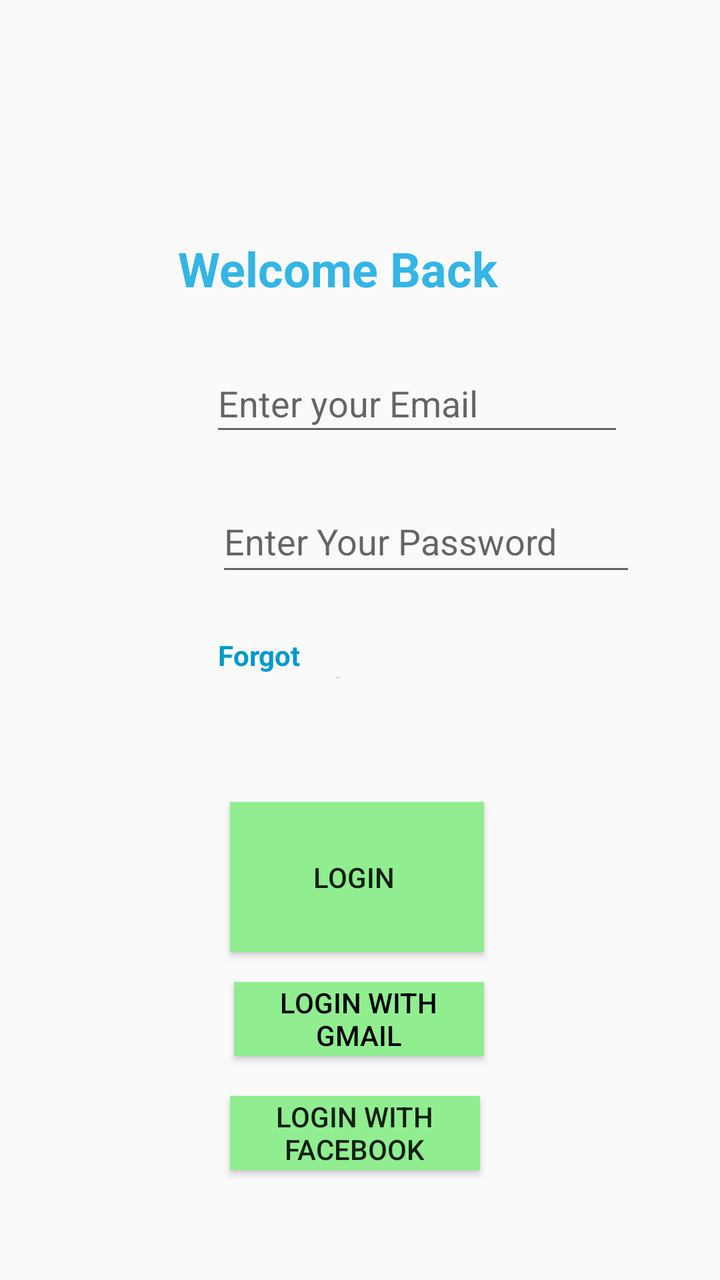
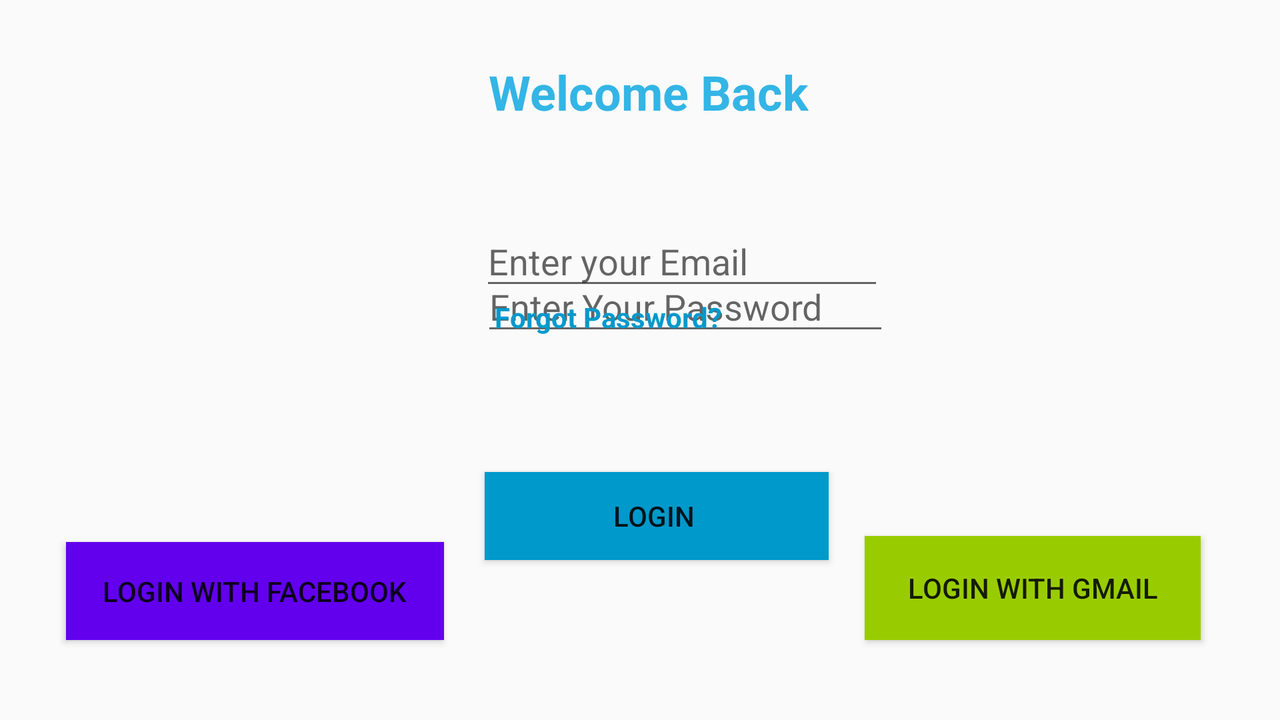

Two renders of one Android screen. The first uses the default layout on a phone; the second uses the alternative layout the repository ships for a different screen configuration, on a matching device. The two XML files are below.
<!-- AndroidManifest.xml: application theme AppTheme -->
<!-- res/layout/activity_login.xml -->
<?xml version="1.0" encoding="utf-8"?>
<RelativeLayout xmlns:android="http://schemas.android.com/apk/res/android"
    xmlns:app="http://schemas.android.com/apk/res-auto"
    xmlns:tools="http://schemas.android.com/tools"
    android:layout_width="match_parent"
    android:layout_height="match_parent"
    tools:context=".Login">

    <TextView
        android:id="@+id/textView"
        android:layout_width="182dp"
        android:layout_height="68dp"
        android:layout_alignParentBottom="true"
        android:layout_centerHorizontal="true"
        android:layout_marginBottom="454dp"
        android:text="Welcome Back"
        android:textColor="@android:color/holo_blue_light"
        android:textSize="24sp"
        android:textStyle="bold"
        app:layout_constraintBottom_toBottomOf="parent"
        app:layout_constraintEnd_toEndOf="parent"
        app:layout_constraintHorizontal_bias="0.524"
        app:layout_constraintLeft_toLeftOf="parent"
        app:layout_constraintRight_toRightOf="parent"
        app:layout_constraintStart_toStartOf="parent"
        app:layout_constraintTop_toTopOf="parent"
        app:layout_constraintVertical_bias="0.063" />

    <EditText
        android:id="@+id/email"
        android:layout_width="207dp"
        android:layout_height="46dp"
        android:layout_alignParentStart="true"
        android:layout_alignParentLeft="true"
        android:layout_alignParentBottom="true"
        android:layout_centerHorizontal="true"
        android:layout_marginStart="105dp"
        android:layout_marginLeft="105dp"
        android:layout_marginBottom="417dp"
        android:ems="10"
        android:hint="Enter your Email"
        android:inputType="textPersonName"
        app:layout_constraintEnd_toEndOf="parent"
        app:layout_constraintHorizontal_bias="0.563"
        app:layout_constraintStart_toStartOf="parent"
        app:layout_constraintTop_toTopOf="parent" />

    <EditText
        android:id="@+id/password"
        android:layout_width="210dp"
        android:layout_height="48dp"
        android:layout_alignParentStart="true"
        android:layout_alignParentLeft="true"
        android:layout_alignParentBottom="true"
        android:layout_centerHorizontal="true"
        android:layout_marginStart="108dp"
        android:layout_marginLeft="108dp"
        android:layout_marginBottom="347dp"
        android:ems="10"
        android:hint="Enter Your Password"
        android:inputType="textPassword"
        app:layout_constraintBottom_toBottomOf="parent"
        app:layout_constraintEnd_toEndOf="parent"
        app:layout_constraintHorizontal_bias="0.567"
        app:layout_constraintStart_toStartOf="parent"
        app:layout_constraintTop_toTopOf="parent"
        app:layout_constraintVertical_bias="0.369" />

    <TextView
        android:id="@+id/textView3"
        android:layout_width="142dp"
        android:layout_height="21dp"
        android:layout_alignParentStart="true"
        android:layout_alignParentLeft="true"
        android:layout_alignParentEnd="true"
        android:layout_alignParentRight="true"
        android:layout_alignParentBottom="true"
        android:layout_centerVertical="true"
        android:layout_marginStart="109dp"
        android:layout_marginLeft="109dp"
        android:layout_marginEnd="160dp"
        android:layout_marginRight="160dp"
        android:layout_marginBottom="301dp"
        android:text="Forgot Password?"
        android:textColor="@android:color/holo_blue_dark"
        android:textStyle="bold"
        app:layout_constraintBottom_toBottomOf="parent"
        app:layout_constraintEnd_toEndOf="parent"
        app:layout_constraintHorizontal_bias="0.41"
        app:layout_constraintStart_toStartOf="parent" />

    <Button
        android:layout_width="wrap_content"
        android:layout_height="37dp"
        android:layout_alignParentStart="true"
        android:layout_alignParentLeft="true"
        android:layout_alignParentEnd="true"
        android:layout_alignParentRight="true"
        android:layout_alignParentBottom="true"
        android:layout_centerHorizontal="true"
        android:layout_marginStart="115dp"
        android:layout_marginLeft="115dp"
        android:layout_marginEnd="120dp"
        android:layout_marginRight="120dp"
        android:layout_marginBottom="55dp"
        android:background="#90EE90"
        android:onClick="LoginFB"
        android:text="Login with Facebook"
        app:layout_constraintBottom_toBottomOf="parent"
        app:layout_constraintEnd_toEndOf="parent"
        app:layout_constraintHorizontal_bias="0.558"
        app:layout_constraintStart_toStartOf="parent" />

    <Button
        android:id="@+id/loginGmail"
        android:layout_width="wrap_content"
        android:layout_height="37dp"
        android:layout_alignParentStart="true"
        android:layout_alignParentLeft="true"
        android:layout_alignParentEnd="true"
        android:layout_alignParentRight="true"
        android:layout_alignParentBottom="true"
        android:layout_centerHorizontal="true"
        android:layout_marginStart="117dp"
        android:layout_marginLeft="117dp"
        android:layout_marginEnd="118dp"
        android:layout_marginRight="118dp"
        android:layout_marginBottom="112dp"
        android:background="#90EE90"
        android:onClick="LoginGmail"
        android:text="Login with Gmail"
        android:textColor="@android:color/black"
        app:layout_constraintBottom_toBottomOf="parent"
        app:layout_constraintEnd_toEndOf="parent"
        app:layout_constraintHorizontal_bias="0.57"
        app:layout_constraintStart_toStartOf="parent" />

    <Button
        android:id="@+id/buttonLogin"
        android:layout_width="wrap_content"
        android:layout_height="38dp"
        android:layout_alignParentStart="true"
        android:layout_alignParentLeft="true"
        android:layout_alignParentTop="true"
        android:layout_alignParentEnd="true"
        android:layout_alignParentRight="true"
        android:layout_alignParentBottom="true"
        android:layout_centerHorizontal="true"
        android:layout_marginStart="115dp"
        android:layout_marginLeft="115dp"
        android:layout_marginTop="401dp"
        android:layout_marginEnd="118dp"
        android:layout_marginRight="118dp"
        android:layout_marginBottom="164dp"
        android:background="#90EE90"
        android:onClick="Loginn"
        android:soundEffectsEnabled="true"
        android:text="Login " />


</RelativeLayout>
<!-- resources referenced by this layout -->
<resources>
  <style name="AppTheme" parent="Theme.AppCompat.Light.DarkActionBar">
          
          <item name="colorPrimary">@color/colorPrimary</item>
          <item name="colorPrimaryDark">@color/colorPrimaryDark</item>
          <item name="colorAccent">@color/colorAccent</item>
      </style>
</resources>
<!-- res/layout-land/activity_login.xml (the author's variant of the layout above) -->
<!-- drawn on the phone turned sideways -->
<?xml version="1.0" encoding="utf-8"?>
<androidx.constraintlayout.widget.ConstraintLayout xmlns:android="http://schemas.android.com/apk/res/android"
    xmlns:app="http://schemas.android.com/apk/res-auto"
    xmlns:tools="http://schemas.android.com/tools"
    android:layout_width="match_parent"
    android:layout_height="match_parent"
    tools:context=".Login">

    <TextView
        android:id="@+id/textView"
        android:layout_width="186dp"
        android:layout_height="50dp"
        android:text="Welcome Back"
        android:textColor="@android:color/holo_blue_light"
        android:textSize="24sp"
        android:textStyle="bold"
        app:layout_constraintBottom_toBottomOf="parent"
        app:layout_constraintEnd_toEndOf="parent"
        app:layout_constraintHorizontal_bias="0.538"
        app:layout_constraintLeft_toLeftOf="parent"
        app:layout_constraintRight_toRightOf="parent"
        app:layout_constraintStart_toStartOf="parent"
        app:layout_constraintTop_toTopOf="parent"
        app:layout_constraintVertical_bias="0.096" />

    <EditText
        android:id="@+id/email"
        android:layout_width="202dp"
        android:layout_height="42dp"
        android:layout_marginTop="108dp"
        android:ems="10"
        android:hint="Enter your Email"
        android:inputType="textPersonName"
        app:layout_constraintEnd_toEndOf="parent"
        app:layout_constraintHorizontal_bias="0.548"
        app:layout_constraintStart_toStartOf="parent"
        app:layout_constraintTop_toTopOf="parent" />

    <EditText
        android:id="@+id/editText2"
        android:layout_width="204dp"
        android:layout_height="42dp"
        android:ems="10"
        android:hint="Enter Your Password"
        android:inputType="textPassword"
        app:layout_constraintBottom_toBottomOf="parent"
        app:layout_constraintEnd_toEndOf="parent"
        app:layout_constraintHorizontal_bias="0.552"
        app:layout_constraintStart_toStartOf="parent"
        app:layout_constraintTop_toTopOf="parent"
        app:layout_constraintVertical_bias="0.411" />

    <Button
        android:id="@+id/buttonLogin"
        android:layout_width="172dp"
        android:layout_height="44dp"
        android:layout_marginTop="236dp"
        android:background="@android:color/holo_blue_dark"
        android:onClick="Loginn"
        android:soundEffectsEnabled="true"
        android:text="Login "
        app:layout_constraintEnd_toEndOf="parent"
        app:layout_constraintHorizontal_bias="0.518"
        app:layout_constraintStart_toStartOf="parent"
        app:layout_constraintTop_toTopOf="parent" />

    <TextView
        android:id="@+id/textView3"
        android:layout_width="wrap_content"
        android:layout_height="wrap_content"
        android:layout_marginBottom="192dp"
        android:text="Forgot Password?"
        android:textColor="@android:color/holo_blue_dark"
        android:textStyle="bold"
        app:layout_constraintBottom_toBottomOf="parent"
        app:layout_constraintEnd_toEndOf="parent"
        app:layout_constraintHorizontal_bias="0.47"
        app:layout_constraintStart_toStartOf="parent" />

    <TextView
        android:id="@+id/textView4"
        android:layout_width="35dp"
        android:layout_height="29dp"
        android:layout_marginBottom="88dp"
        android:text="OR"
        app:layout_constraintBottom_toBottomOf="parent"
        app:layout_constraintEnd_toEndOf="parent"
        app:layout_constraintHorizontal_bias="0.517"
        app:layout_constraintStart_toStartOf="parent" />

    <Button
        android:id="@+id/button2"
        android:layout_width="189dp"
        android:layout_height="49dp"
        android:layout_marginBottom="40dp"
        android:background="@color/colorPrimary"
        android:onClick="LoginFB"
        android:text="Login with Facebook"
        app:layout_constraintBottom_toBottomOf="parent"
        app:layout_constraintEnd_toEndOf="parent"
        app:layout_constraintHorizontal_bias="0.073"
        app:layout_constraintStart_toStartOf="parent" />

    <Button
        android:id="@+id/button3"
        android:layout_width="168dp"
        android:layout_height="52dp"
        android:layout_marginBottom="40dp"
        android:background="@android:color/holo_green_light"
        android:onClick="LoginGmail"
        android:text="Login with Gmail"
        app:layout_constraintBottom_toBottomOf="parent"
        app:layout_constraintEnd_toEndOf="parent"
        app:layout_constraintHorizontal_bias="0.916"
        app:layout_constraintStart_toStartOf="parent" />

</androidx.constraintlayout.widget.ConstraintLayout>
